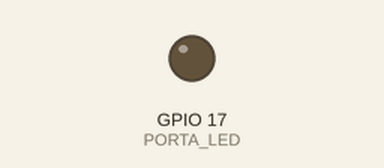
This sketch was run on a simulated ESP32. Parts: output pins drawn as LEDs (lit = HIGH).

Above: at 0.0 s.
At 6.45 s:
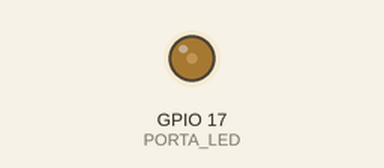
At 19.25 s:
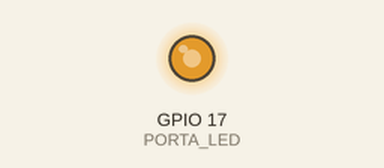
At 38.5 s:
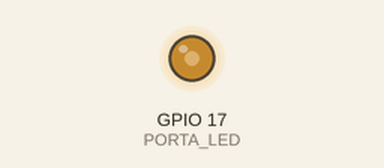
Timing chart, 0 to 40.0 s (numbered marks = the images above):
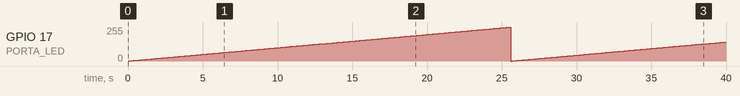

The sketch:

PiscandoLedESP32FreeRTOS-2.ino
```cpp
// Definir porta do Buzzer
const int  PORTA_LED = GPIO_NUM_17;
// Definir frequência de 5 HZ
int freq = 5;
int  resolucao = 8;
int  canalLED = 0;
// Valor de 8 bits que vai de 0 a 255
uint8_t valorLED = 0;
// declarar protótipo da tarefa da buzina
static void piscarLED(void * );

// Usaremos rotina LEDC para ligar o buzzer
void setup() {

  ledcSetup(canalLED, freq, resolucao);
  ledcAttachPin(PORTA_LED, canalLED);
// declarar tarefa que irá mudar o valor do brilho do LED
  xTaskCreate(piscarLED, "piscarLED", 4096,   NULL, 1, NULL);
}

void loop() {


}

// Tarefa da buzina
static void piscarLED(void *){

  while(1){
	 // Com resolução de 8 Bits resulta valores de escrita entre 0 e 255
	  ledcWrite(canalLED, valorLED);
	  // Quando o valor maior que 255, ele estoura e volta para 0
	  valorLED ++;
    vTaskDelay(100 / portTICK_PERIOD_MS);
  }
}
```

Measured:
- by itself, GPIO 17 (PORTA_LED): 0/255 → 1/255 at 0.10 s, → 2/255 0.10 s later, → 3/255 0.10 s later, → 4/255 0.10 s later, … (397 changes in this stretch)
